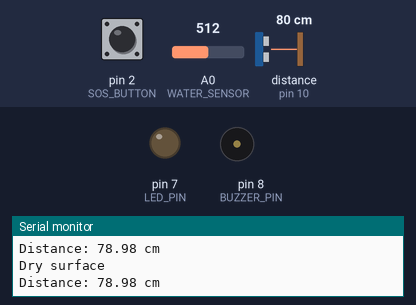
Bench run of a sketch on a simulated Arduino Uno, built with avr-gcc and run on an emulated ATmega328P. On the bench: output pins drawn as LEDs (lit = HIGH), buzzer (waves = sounding), the last lines printed to the serial monitor. Wiring (inferred from the names in the program): ultrasonic range finder: trigger pin 9; echo pin 10. The test bench sets the inputs (shaded band); at power-on: pin 2 (SOS_BUTTON) HIGH, A0 (WATER_SENSOR) = 512, distance to the obstacle (sensor on pin 10) 80 cm. The echo pulse lasts 58.3 µs per cm; pins used as bus, display or sensor lines are not drawn.

Above: at 2.3 s.
2.4 s: pin 2 (SOS_BUTTON) pulled LOW for 1.8 s
At 2.9 s:
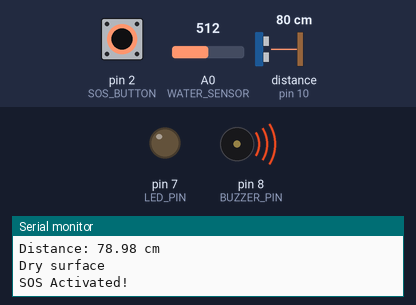
5.7 s: A0 (WATER_SENSOR) set to 601
7.8 s: A0 (WATER_SENSOR) set to 631
At 9.6 s:
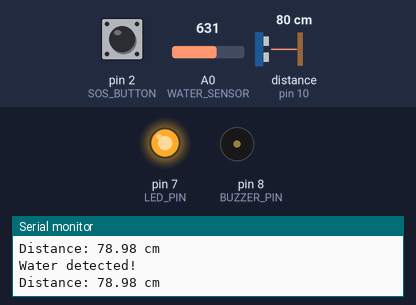
10.5 s: pin 2 (SOS_BUTTON) pulled LOW for 1.8 s
At 10.9 s:
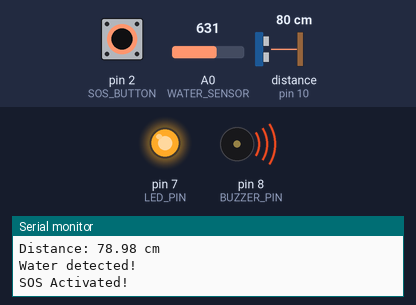
13.8 s: distance to the obstacle (sensor on pin 10) set to 2 cm
16.7 s: pin 2 (SOS_BUTTON) pulled LOW for 3.2 s
At 17.9 s:
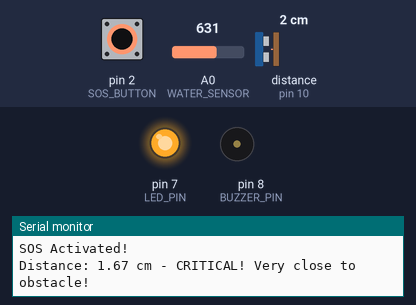
Timing chart, 0 to 21.3 s (numbered marks = the images above; inputs shaded):
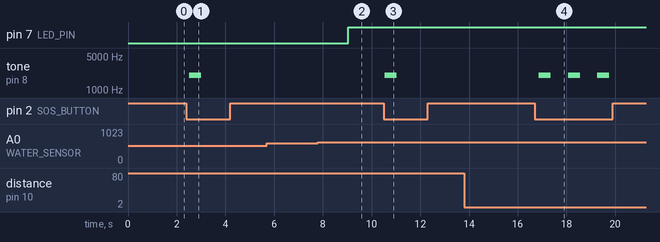

The sketch:

Smart_Blind_Stick_Code.ino
```cpp
#define TRIG_PIN 9        // Ultrasonic Trig pin
#define ECHO_PIN 10       // Ultrasonic Echo pin
#define BUZZER_PIN 8      // Buzzer pin
#define SOS_BUTTON 2      // SOS button pin
#define WATER_SENSOR A0   // Analog pin for Soil Moisture Sensor
#define LED_PIN 7         // LED indicator for water alert

bool buzzerState = false;  // To track buzzer state from moisture detection

void setup() {
    pinMode(TRIG_PIN, OUTPUT);
    pinMode(ECHO_PIN, INPUT);
    pinMode(BUZZER_PIN, OUTPUT);
    pinMode(SOS_BUTTON, INPUT_PULLUP);
    pinMode(LED_PIN, OUTPUT);

    Serial.begin(9600); // Start serial communication
}

void loop() {
    // --- Obstacle Detection ---
    long duration;
    float distance;

    digitalWrite(TRIG_PIN, LOW);
    delayMicroseconds(2);
    digitalWrite(TRIG_PIN, HIGH);
    delayMicroseconds(10);
    digitalWrite(TRIG_PIN, LOW);

    duration = pulseIn(ECHO_PIN, HIGH);
    distance = duration * 0.034 / 2;

    if (distance > 0 && distance <= 20) {
    Serial.print("Distance: ");
    Serial.print(distance);
    Serial.println(" cm - CRITICAL! Very close to obstacle!");
} else if (distance > 20 && distance <= 60) {
    Serial.print("Distance: ");
    Serial.print(distance);
    Serial.println(" cm - Obstacle detected careful!");
} else {
    Serial.print("Distance: ");
    Serial.print(distance);
    Serial.println(" cm");
}


    // Default to buzzer off
    digitalWrite(BUZZER_PIN, LOW);

    // Obstacle proximity alert
    if (distance > 0 && distance <= 20) {
        digitalWrite(BUZZER_PIN, HIGH);
        delay(100);
        digitalWrite(BUZZER_PIN, LOW);
        delay(100);
    } else if (distance > 20 && distance <= 50) {
        digitalWrite(BUZZER_PIN, HIGH);
        delay(300);
        digitalWrite(BUZZER_PIN, LOW);
        delay(300);
    } else if (distance > 50 && distance <= 80) {
        digitalWrite(BUZZER_PIN, HIGH);
        delay(500);
        digitalWrite(BUZZER_PIN, LOW);
        delay(500);
    }

    // --- Water Detection ---
    int moistureValue = analogRead(WATER_SENSOR);
    int moisturePercent = map(moistureValue, 1023, 0, 0, 100); // 0 = dry, 100 = wet

    if (moisturePercent <40){
        Serial.println("Water detected!");
        digitalWrite(LED_PIN, HIGH);
        buzzerState = true;
    } else {
        Serial.println("Dry surface");
        digitalWrite(LED_PIN, LOW);
        buzzerState = false;
    }

    // --- SOS Button ---
    if (digitalRead(SOS_BUTTON) == LOW) {
        Serial.println("SOS Activated!");
        tone(BUZZER_PIN, 2000);  // 2kHz emergency tone
        delay(500);
        noTone(BUZZER_PIN);
    } else if (buzzerState) {
        digitalWrite(BUZZER_PIN, HIGH);
    } else {
        digitalWrite(BUZZER_PIN, LOW);
    }

    delay(500);  // Slight delay before next loop
}
 
```

Measured:
- the behaviour switches between 613 and 614 on A0 (WATER_SENSOR) (found by bisection; images 1 and 2)
- after the input at 2.4 s, tone on pin 8 (BUZZER_PIN): silent → 2000 Hz after 0.11 s, → silent 0.50 s later
- after the input at 7.8 s, pin 7 (LED_PIN): LOW → HIGH after 1.2 s
- after the input at 10.5 s, tone on pin 8 (BUZZER_PIN): silent → 2000 Hz at once, → silent 0.50 s later
- after the input at 16.7 s, tone on pin 8 (BUZZER_PIN): alternates 2000 Hz for 0.50 s and silent for 0.70 s, 6 changes in all, then stays silent, starting after 0.16 s
